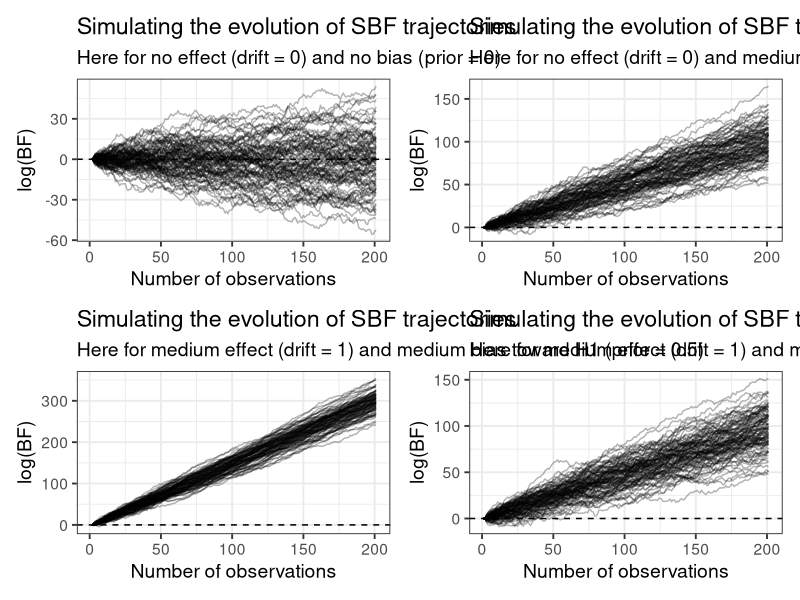

R code for this plot:
#######################################################################
# R code accompanying Beffara, Bret & Nalborczyk (2019)
# OSF projet: https://osf.io/mwtvk/
# ---------------------------------------------------------
# Modelling SBF trajectories using a simple random-walk model
# Adapted from https://github.com/psy-farrell/computational-modelling
# Written by Ladislas Nalborczyk
# E-mail: ladislas.nalborczyk@gmail.com
# Last update: March 2, 2021
#############################################################

# if (!require("hrbrthemes") ) install.packages("hrbrthemes"); library("hrbrthemes");
if (!require("tidyverse") ) install.packages("tidyverse"); library("tidyverse");
if (!require("patchwork") ) install.packages("patchwork"); library("patchwork");

##########################################################################
# Parameters
# --------------
# nsims: number of random walks (number of simulations/experiments)
# nsamples: number of times evidence is being sampled (number of observations)
# origin: starting value (should be 0 for a log(BF))
# drift: direction of the effect (0 = no effect)
# bfsd: noise in the evidence (sd of the distribution from which we sample evidence)
# criterion: distance from origin to boundary (BF threshold)
# origin sd: uncertainty (random noise) in the origin value
# drift sd: uncertainty (random noise) in the drift value
# prior: "prior belief" about drift (see above), on the same scale (prior = 0 -> no bias).
#################################################################

biasfactor <- function (
    nsims = 1e2, nsamples = 1e2, origin = 0, drift = 0, bfsd = 1,
    criterion = 10, originsd = 0, driftsd = 0, prior = 0, priorsd = 0
    ) {
    
    # initialising the results dataframe
    
    latencies <- rep(0, nsims)
    responses <- rep(0, nsims)
    evidence <- matrix(0, nsims, nsamples + 1)
    
    for (i in 1:nsims) { # for each simulated experiment
        
        # defines origin
        evidence[i, 1] <- rnorm(1, origin, originsd)
        
        # defines drift
        drift <- rnorm(1, drift, driftsd)
        
        # defines prior
        prior <- rnorm(1, prior, priorsd)
            
        # for each observation, compute BF
        for (j in 2:nsamples + 1) {
                
            # extracts last BF
            last <- evidence[i, j - 1]
            
            # defines current drift as drift + prior
            dr <- rnorm(1, drift + prior, 1)
            
            # computes cumulative evidence (BF)
            evidence[i, j] <- sum(last, rnorm(1, dr, bfsd) )
            
        }
                    
        # when does it hit the boundary ?
        p <- which(abs(evidence[i, ]) >= criterion)[1]

        # lower or upper boundary ?
        responses[i] <- sign(evidence[i, p])
        
        # record latencies (i.e., when the boundary is hit)
        latencies[i] <- p
        
    }
    
    # reshaping results into a data.frame
    results <- t(evidence) %>%
        data.frame %>%
        gather(sim, bf) %>%
        group_by(sim) %>%
        mutate(obs = 1:length(bf) ) %>%
        ungroup %>%
        mutate(
            boundary = rep(responses, each = nsamples + 1),
            latency = rep(latencies, each = nsamples + 1)
            )
    
    # returning the results
    return(results)
    
}

#############################################################
# simulating various scenarios
#################################################

# generating 100 SBF trajectories with no drift (no effect) and no bias
plot1 <-
    biasfactor(
    nsims = 1e2, nsamples = 200, origin = 0, drift = 0, bfsd = 1,
    criterion = 10, originsd = 0, driftsd = 0, prior = 0
    ) %>%
    ggplot(aes(x = obs, y = bf, group = sim) ) +
    geom_hline(yintercept = 0, linetype = 2) +
    geom_line(alpha = 0.3) +
    # theme_ipsum_rc(base_size = 14) +
    theme_bw(base_size = 14) +
    labs(
        title = "Simulating the evolution of SBF trajectories",
        subtitle = "Here for no effect (drift = 0) and no bias (prior = 0)",
        x = "Number of observations", y = "log(BF)"
        )

# generating 100 SBF trajectories with no drift (no effect) and (medium) bias toward H1
plot2 <-
    biasfactor(
    nsims = 1e2, nsamples = 200, origin = 0, drift = 0, bfsd = 1,
    criterion = 10, originsd = 0, driftsd = 0, prior = 0.5
    ) %>%
    ggplot(aes(x = obs, y = bf, group = sim) ) +
    geom_hline(yintercept = 0, linetype = 2) +
    geom_line(alpha = 0.3) +
    # theme_ipsum_rc(base_size = 14) +
    theme_bw(base_size = 14) +
    labs(
        title = "Simulating the evolution of SBF trajectories",
        subtitle = "Here for no effect (drift = 0) and medium bias toward H1 (prior = 0.5)",
        x = "Number of observations", y = "log(BF)"
        )

# generating 100 SBF trajectories with medium drift (medium effect) and (medium) bias toward H1
plot3 <-
    biasfactor(
        nsims = 1e2, nsamples = 200, origin = 0, drift = 1, bfsd = 1,
        criterion = 10, originsd = 0, driftsd = 0, prior = 0.5
    ) %>%
    ggplot(aes(x = obs, y = bf, group = sim) ) +
    geom_hline(yintercept = 0, linetype = 2) +
    geom_line(alpha = 0.3) +
    # theme_ipsum_rc(base_size = 14) +
    theme_bw(base_size = 14) +
    labs(
        title = "Simulating the evolution of SBF trajectories",
        subtitle = "Here for medium effect (drift = 1) and medium bias toward H1 (prior = 0.5)",
        x = "Number of observations", y = "log(BF)"
        )

# generating 100 SBF trajectories with medium drift (medium effect) and (medium) bias toward H1
plot4 <-
    biasfactor(
        nsims = 1e2, nsamples = 200, origin = 0, drift = 1, bfsd = 1,
        criterion = 10, originsd = 0, driftsd = 0, prior = -0.5
    ) %>%
    ggplot(aes(x = obs, y = bf, group = sim) ) +
    geom_hline(yintercept = 0, linetype = 2) +
    geom_line(alpha = 0.3) +
    # theme_ipsum_rc(base_size = 14) +
    theme_bw(base_size = 14) +
    labs(
        title = "Simulating the evolution of SBF trajectories",
        subtitle = "Here for medium effect (drift = 1) and medium bias toward H0 (prior = -0.5)",
        x = "Number of observations", y = "log(BF)"
        )

# combine plots using patchwork
(plot1 + plot2) / (plot3 + plot4)
